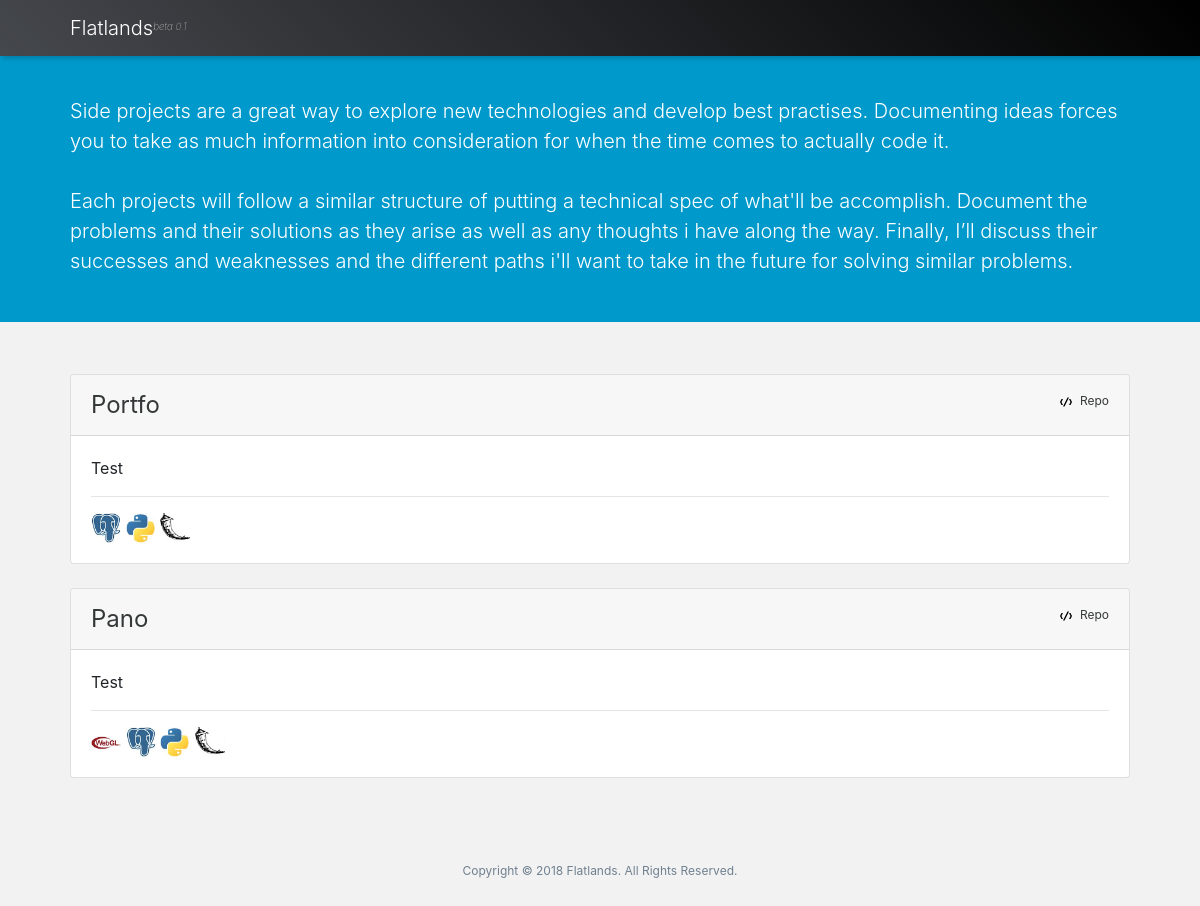
/projects/, run on the app's committed database.
### blog/models.py (models this page shows, shortened)
class Project(models.Model):
    name = models.CharField(max_length=200)
    pub_date = models.DateTimeField('date published')
    strap = models.CharField(max_length=300)
    content = models.CharField(max_length=5000)
    tags = models.ManyToManyField(Tag, blank=True)
    cover_img = models.CharField(max_length=200)
    published = models.BooleanField(default=False)
    repo = models.CharField(max_length=200, null=True, blank=True)

class UsedSoftware(models.Model):
    name = models.CharField(max_length=200)
    small_logo = models.CharField(max_length=200)
    projects = models.ManyToManyField(Project, blank=True)
    website = models.CharField(max_length=200)
    def __str__(self):
        return self.name

### blog/views.py (the view)
# urls.py: path('projects/', views.projects, name='projects'),
def projects(request):
    projects = Project.objects.filter(
        published=True
        ).order_by('-pub_date')
    context = standard_context
    context['projects'] = projects
    return render(request, 'blog/projects.html', context)

### blog/templates/blog/projects.html
{% extends "blog/base.html" %} {% load static %} {% block content %}
<div style="background-color: #0099cc;">
        <div class="container content-intro">
                <p style="height:80px"></p>
                <p class="lead" style="font-size: 20px;">
                Side projects are a great way to explore new technologies and develop best practises.
                Documenting ideas forces you to take as much information into consideration for when the time comes to actually code it.
                <br>
                <br>
                Each projects will follow a similar structure of putting a technical spec of what'll be accomplish.
                Document the problems and their solutions as they arise as well as any thoughts i have along the way.
                Finally, I’ll discuss their successes and weaknesses and the different paths i'll want to take in the future for solving similar problems.
        </p>
        </div>
        <p style="height:30px;"></p>
</div>
<div class="container content">
                <p style="height:20px;"></p>
        {% if projects %} {% for project in projects %}
        <div class="card">
                <div class="card-header">
                        <div style="display: flex; flex-direction: row; justify-content: space-between">
                                <div>
                                        <a style="font-size: 24px;" href="/projects/{{ project.id }}/">{{project.name|capfirst}}</a>
                                </div>
                                <div>
                                        <span style="font-size: 12px;">
                                                <img class="iconic-svg-small" src="{% static 'blog/svg/code.svg' %}" alt="code icon">
                                                <a href="{{project.repo}}">Repo</a>
                                        </span>
                                </div>
                        </div>
                </div>
                <div class="card-body">
                        <div>
                                {{project.content|capfirst|truncatewords:50}}
                        </div>
                        <hr>
                        <div>
                                {% for tech in project.usedsoftware_set.all %}
                                <a href="{{tech.website}}">
                                        <img class="tech-icon" src="{% static 'blog/img/'|add:tech.small_logo %}" alt="{{tech}} icon">
                                </a>
                                {% endfor %}
                        </div>
                </div>
        </div>
        <br> {% endfor %} {% else %} No Projects :( {% endif %}
</div>
{% endblock %}

### blog/static/blog/main.css (style rules this page uses)
html { font-size:16px; }
body { background-color: #f2f2f2; }
.tech-icon { width:30px; height:30px; }
.content { padding-left:40px; padding-right:40px; position: relative; }
.iconic-svg-small { height:12px; width:12px; margin-right:5px; }
.content-intro { color: white; padding-left:40px; padding-right:40px; }
.content a:link { color: #353839; text-decoration: none; }

### data on the page
Project: name "Portfo", content "Test"
UsedSoftware: small_logo+name (picture)
UsedSoftware: small_logo+name (picture)
UsedSoftware: small_logo+name (picture)
Project: name "Pano", content "Test"
UsedSoftware: small_logo+name (picture)
